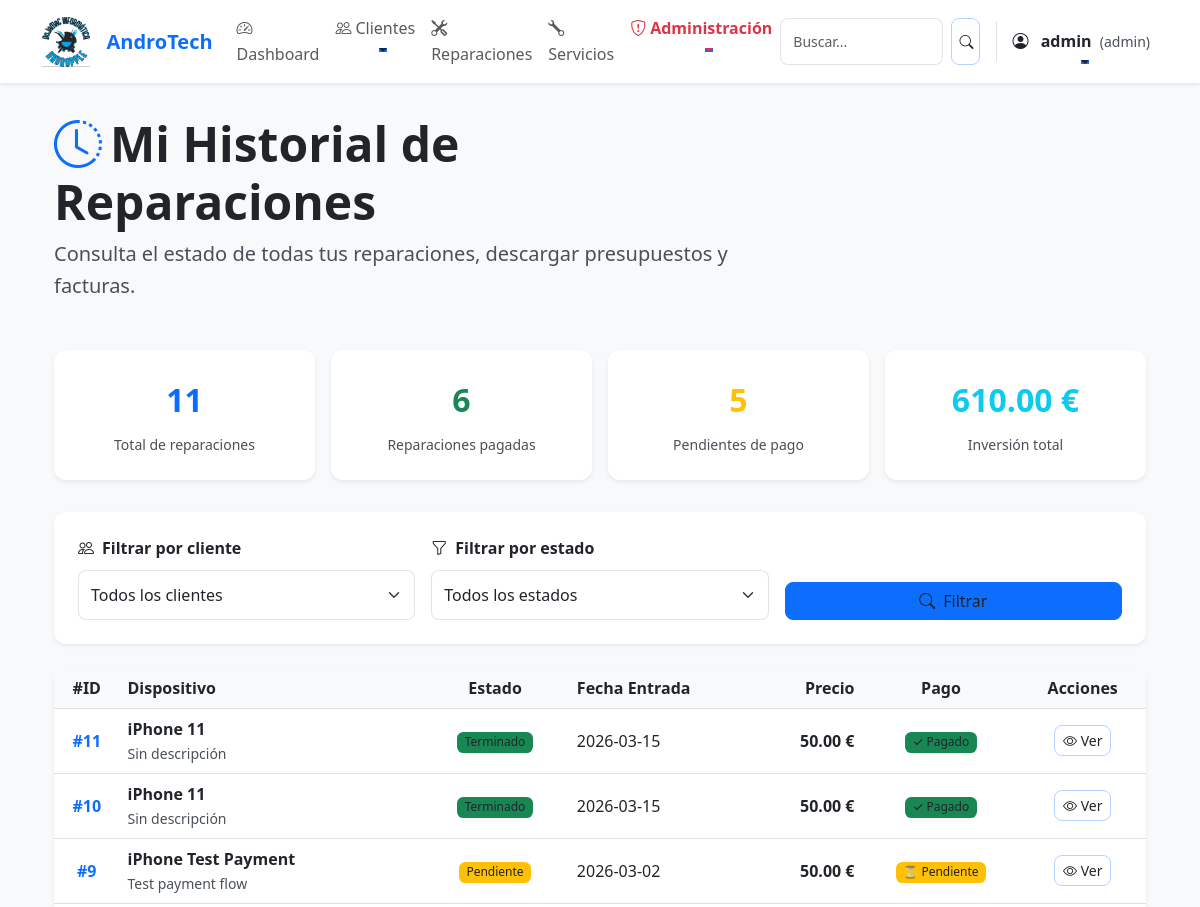
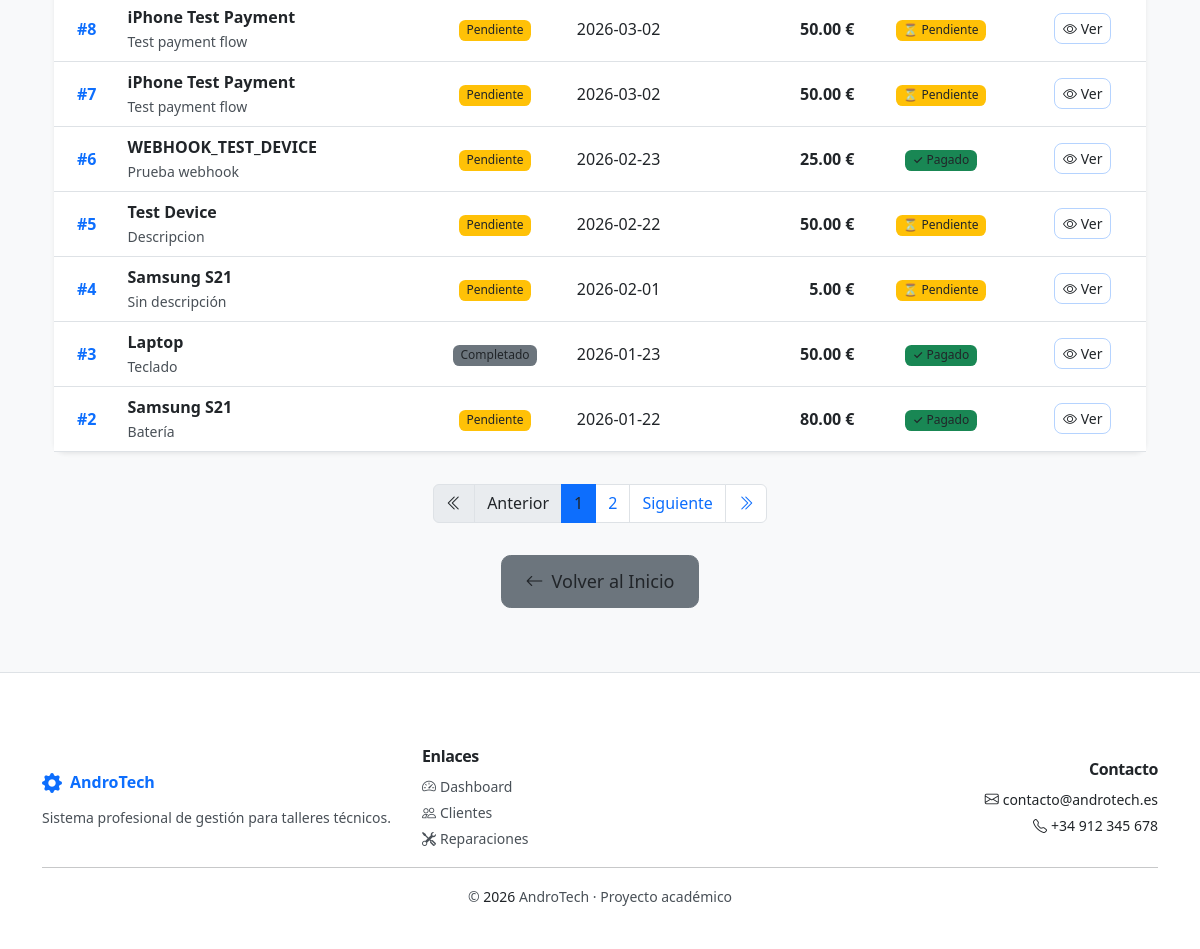
/cliente/historial (signed in), run on an earlier commit of the app's database (2 pictures, top to bottom).
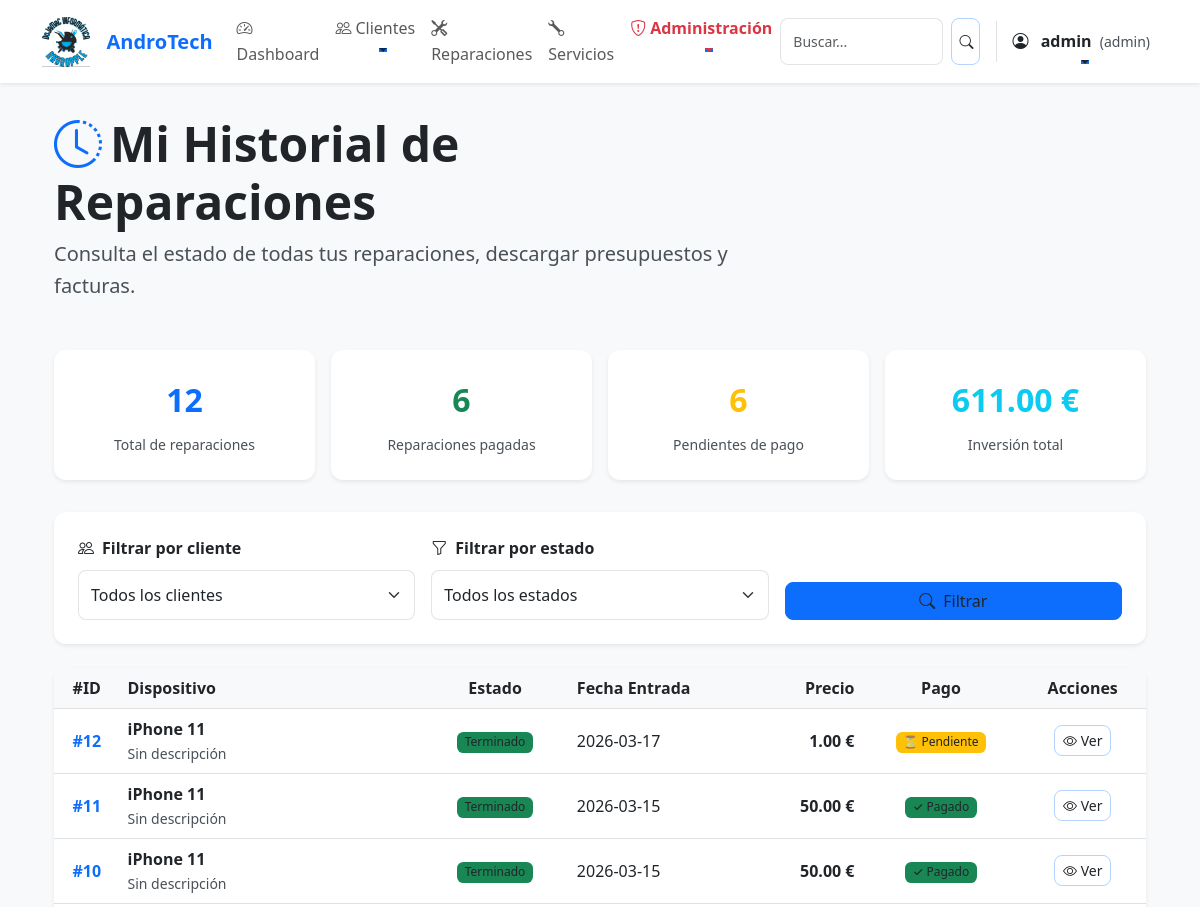
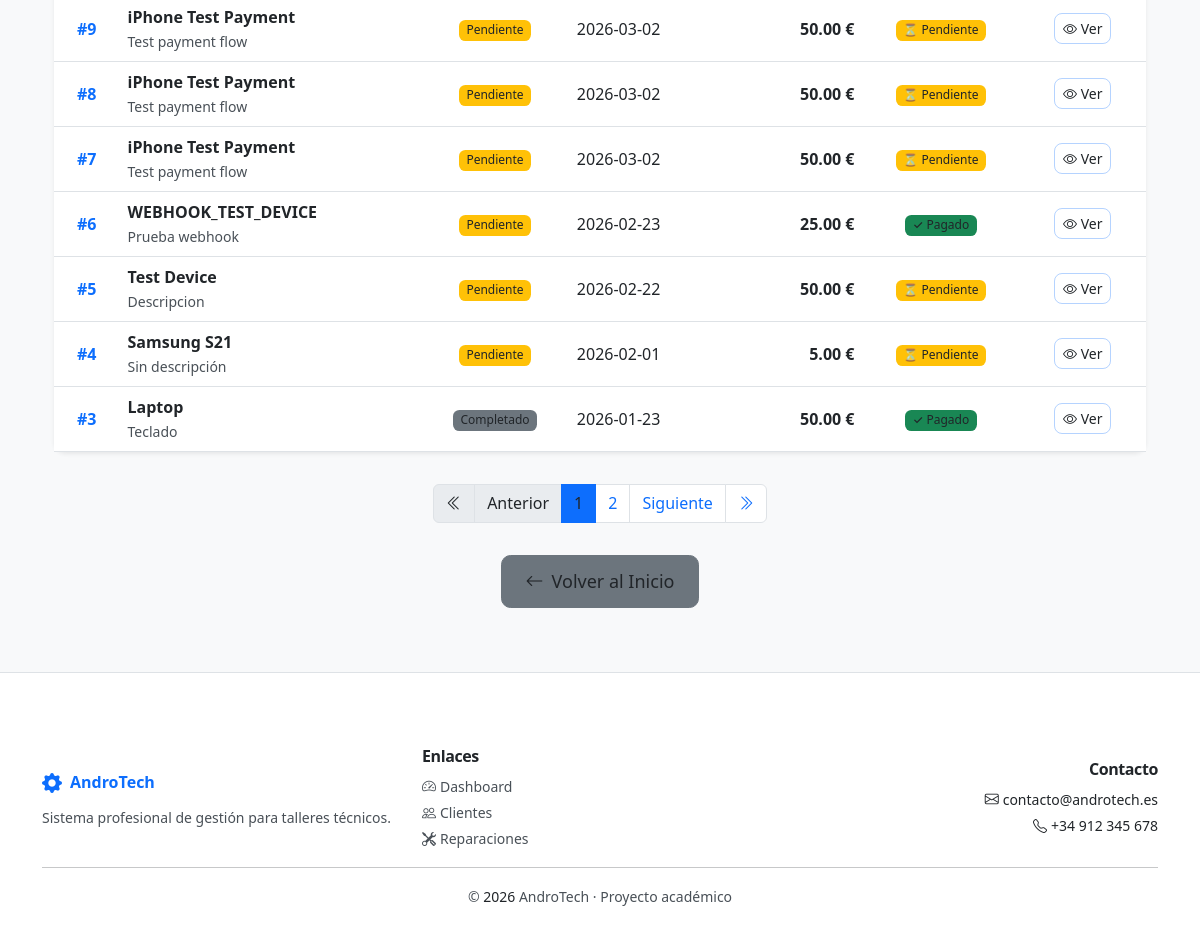
And on a later commit of the database (2 pictures, top to bottom).
### tables this page shows
CREATE TABLE reparaciones (
    id INTEGER PRIMARY KEY AUTOINCREMENT,
    cliente_id INTEGER,
    dispositivo TEXT NOT NULL,
    descripcion TEXT,
    estado TEXT DEFAULT 'Pendiente',
    fecha_entrada TEXT,
    fecha_salida TEXT,
    precio REAL,
    tipo_documento TEXT DEFAULT 'presupuesto',
    estado_pago TEXT DEFAULT 'Pendiente',
    fecha_pago TEXT,
    metodo_pago TEXT,
    FOREIGN KEY (cliente_id) REFERENCES clientes(id)
);

### app.py (the view)
@app.route("/cliente/historial")
@role_required('admin')
def historial_cliente():
    conn = get_db()
    total_reparaciones = conn.execute("SELECT COUNT(*) FROM reparaciones").fetchone()[0]
    pagadas = conn.execute("SELECT COUNT(*) FROM reparaciones WHERE estado_pago = 'Pagado'").fetchone()[0]
    pendientes = conn.execute("SELECT COUNT(*) FROM reparaciones WHERE estado_pago != 'Pagado'").fetchone()[0]
    total_invertido = conn.execute("SELECT IFNULL(SUM(precio), 0) FROM reparaciones WHERE precio IS NOT NULL").fetchone()[0]
    promedio_precio = conn.execute("SELECT IFNULL(AVG(precio), 0) FROM reparaciones WHERE precio IS NOT NULL").fetchone()[0]
    total_completadas = conn.execute("SELECT COUNT(*) FROM reparaciones WHERE estado = 'Terminado' OR estado = 'Entregado'").fetchone()[0]
    estado_filtro = request.args.get('estado', '').strip()
    cliente_filtro = request.args.get('cliente_id', '').strip()
    try:
        page = int(request.args.get('page', 1))
        if page < 1:
            page = 1
    except ValueError:
        page = 1
    per_page = 10
    offset = (page - 1) * per_page
    base_sql = "SELECT reparaciones.*, clientes.nombre AS cliente FROM reparaciones LEFT JOIN clientes ON clientes.id = reparaciones.cliente_id"
    where = []
    params = []
    if estado_filtro:
        where.append("reparaciones.estado = ?")
        params.append(estado_filtro)
    if cliente_filtro:
        where.append("reparaciones.cliente_id = ?")
        params.append(cliente_filtro)
    where_clause = (" WHERE " + " AND ".join(where)) if where else ""
    total_count = conn.execute("SELECT COUNT(*) FROM reparaciones" + where_clause, params).fetchone()[0]
    total_pages = (total_count + per_page - 1) // per_page if total_count > 0 else 1
    reparaciones_rows = conn.execute(base_sql + where_clause + " ORDER BY reparaciones.id DESC LIMIT ? OFFSET ?", params + [per_page, offset]).fetchall()
    reparaciones = [dict(r) for r in reparaciones_rows]
    reparaciones_enriquecidas = []
    for r in reparaciones:
        ultima_actualizacion = conn.execute(
            "SELECT fecha_cambio FROM reparaciones_historial WHERE reparacion_id = ? ORDER BY fecha_cambio DESC LIMIT 1",
            (r['id'],)
        ).fetchone()
        r['ultima_actualizacion'] = ultima_actualizacion['fecha_cambio'] if ultima_actualizacion else None
        reparaciones_enriquecidas.append(r)
    estados = conn.execute("SELECT DISTINCT estado FROM reparaciones ORDER BY estado").fetchall()
    clientes = conn.execute("SELECT id, nombre FROM clientes ORDER BY nombre").fetchall()
    conn.close()
    stats = {
        'total_reparaciones': total_reparaciones,
        'pagadas': pagadas,
        'pendientes': pendientes,
        'total_invertido': total_invertido or 0,
        'promedio_precio': promedio_precio or 0,
        'total_completadas': total_completadas,
    }
    return render_template('historial_cliente.html', reparaciones=reparaciones_enriquecidas, stats=stats, estados=estados, clientes=clientes, estado_filtro=estado_filtro, cliente_filtro=cliente_filtro, page=page, total_pages=total_pages)

### templates/historial_cliente.html (shortened to what this page needs)
{% extends "base.html" %}
{% block content %}
<div class="container py-5">
    <div class="row mb-5">
        <div class="col-lg-8">
            <h1 class="display-5 fw-bold mb-2">
                <i class="bi bi-clock-history text-primary me-2"></i>Mi Historial de Reparaciones
            </h1>
            <p class="lead text-muted">Consulta el estado de todas tus reparaciones, descargar presupuestos y facturas.</p>
        </div>
    </div>
    <div class="row g-3 mb-5">
        <div class="col-md-4 col-lg-3">
            <div class="card shadow-sm border-0 h-100">
                <div class="card-body text-center">
                    <div class="fs-2 text-primary fw-bold mb-2">{{ stats.total_reparaciones }}</div>
                    <p class="card-text text-muted small mb-0">Total de reparaciones</p>
                </div>
            </div>
        </div>
        <div class="col-md-4 col-lg-3">
            <div class="card shadow-sm border-0 h-100">
                <div class="card-body text-center">
                    <div class="fs-2 text-success fw-bold mb-2">{{ stats.pagadas }}</div>
                    <p class="card-text text-muted small mb-0">Reparaciones pagadas</p>
                </div>
            </div>
        </div>
        <div class="col-md-4 col-lg-3">
            <div class="card shadow-sm border-0 h-100">
                <div class="card-body text-center">
                    <div class="fs-2 text-warning fw-bold mb-2">{{ stats.pendientes }}</div>
                    <p class="card-text text-muted small mb-0">Pendientes de pago</p>
                </div>
            </div>
        </div>
        <div class="col-md-4 col-lg-3">
            <div class="card shadow-sm border-0 h-100">
                <div class="card-body text-center">
                    <div class="fs-2 text-info fw-bold mb-2">{{ "%.2f"|format(stats.total_invertido) }} €</div>
                    <p class="card-text text-muted small mb-0">Inversión total</p>
                </div>
            </div>
        </div>
    </div>
    <div class="card shadow-sm mb-4 border-0">
        <div class="card-body">
            <form method="GET" class="row g-3 align-items-end">
                <div class="col-md-4">
                    <label for="cliente_id" class="form-label fw-semibold">
                        <i class="bi bi-people me-2"></i>Filtrar por cliente
                    </label>
                    <select id="cliente_id" name="cliente_id" class="form-select">
                        <option value="">Todos los clientes</option>
                    </select>
                </div>
                <div class="col-md-4">
                    <label for="estado" class="form-label fw-semibold">
                        <i class="bi bi-funnel me-2"></i>Filtrar por estado
                    </label>
                    <select id="estado" name="estado" class="form-select">
                        <option value="">Todos los estados</option>
                    </select>
                </div>
                <div class="col-md-4">
                    <button type="submit" class="btn btn-primary w-100">
                        <i class="bi bi-search me-2"></i>Filtrar
                    </button>
                </div>
            </form>
        </div>
    </div>
    {% if not reparaciones %}
    <div class="alert alert-info text-center py-5" role="alert">
        <div class="mb-3">
            <i class="bi bi-inbox" style="font-size: 3rem; color: #0dcaf0;"></i>
        </div>
        <h5 class="alert-heading">No hay reparaciones en tu historial</h5>
        <p class="mb-0">Cuando lleves un dispositivo a reparar, aparecerá aquí el historial completo.</p>
    </div>
    {% else %}
    <div class="card shadow-sm border-0 mb-4">
        <div class="table-responsive">
            <table class="table table-hover mb-0">
                <thead class="table-light">
                    <tr>
                        <th class="text-center">#ID</th>
                        <th>Dispositivo</th>
                        <th class="text-center">Estado</th>
                        <th>Fecha Entrada</th>
                        <th class="text-end">Precio</th>
                        <th class="text-center">Pago</th>
                        <th class="text-center">Acciones</th>
                    </tr>
                </thead>
                <tbody>
                    {% for rep in reparaciones %}
                    <tr class="align-middle">
                        <td class="text-center fw-semibold text-primary">#{{ rep.id }}</td>
                        <td>
                            <div class="fw-semibold">{{ rep.dispositivo }}</div>
                            <small class="text-muted">{{ rep.descripcion[:50] if rep.descripcion else 'Sin descripción' }}</small>
                        </td>
                        <td class="text-center">
                            <span class="badge
                                {% if rep.estado == 'Entregado' %}bg-success
                                {% elif rep.estado == 'Terminado' %}bg-success
                                {% elif rep.estado == 'En proceso' %}bg-primary
                                {% elif rep.estado == 'Pendiente' %}bg-warning text-dark
                                {% else %}bg-secondary{% endif %}
                            ">
                                {{ rep.estado }}
                            </span>
                        </td>
                        <td>
                            {{ rep.fecha_entrada }}
                        </td>
                        <td class="text-end fw-semibold">
                            {% if rep.precio %}
                                {{ "%.2f"|format(rep.precio) }} €
                            {% else %}
                                <span class="text-muted">Pendiente</span>
                            {% endif %}
                        </td>
                        <td class="text-center">
                            {% if rep.estado_pago == 'Pagado' %}
                                <span class="badge bg-success">✓ Pagado</span>
                            {% else %}
                                <span class="badge bg-warning text-dark">⏳ Pendiente</span>
                            {% endif %}
                        </td>
                        <td class="text-center">
                            <button type="button"
                                    class="btn btn-sm btn-outline-primary"
                                    data-bs-toggle="modal"
                                    data-bs-target="#detallesModal{{ rep.id }}">
                                <i class="bi bi-eye"></i> Ver
                            </button>
                        </td>
                    </tr>
                    {% endfor %}
                </tbody>
            </table>
        </div>
    </div>
    {% if total_pages > 1 %}
    <nav aria-label="Paginación" class="mt-5">
        <ul class="pagination justify-content-center">
            {% if page > 1 %}
                <li class="page-item">
                    <a class="page-link" href="?page=1{% if estado_filtro %}&estado={{ estado_filtro }}{% endif %}">
                        <i class="bi bi-chevron-double-left"></i>
                    </a>
                </li>
                <li class="page-item">
                    <a class="page-link" href="?page={{ page-1 }}{% if estado_filtro %}&estado={{ estado_filtro }}{% endif %}">
                        Anterior
                    </a>
                </li>
            {% else %}
                <li class="page-item disabled">
                    <span class="page-link"><i class="bi bi-chevron-double-left"></i></span>
                </li>
                <li class="page-item disabled">
                    <span class="page-link">Anterior</span>
                </li>
            {% endif %}
            {% for i in range(1, total_pages + 1) %}
                {% if i == page %}
                    <li class="page-item active">
                        <span class="page-link">{{ i }}</span>
                    </li>
                {% else %}
                    <li class="page-item">
                        <a class="page-link" href="?page={{ i }}{% if estado_filtro %}&estado={{ estado_filtro }}{% endif %}">{{ i }}</a>
                    </li>
                {% endif %}
            {% endfor %}
            {% if page < total_pages %}
                <li class="page-item">
                    <a class="page-link" href="?page={{ page+1 }}{% if estado_filtro %}&estado={{ estado_filtro }}{% endif %}">
                        Siguiente
                    </a>
                </li>
                <li class="page-item">
                    <a class="page-link" href="?page={{ total_pages }}{% if estado_filtro %}&estado={{ estado_filtro }}{% endif %}">
                        <i class="bi bi-chevron-double-right"></i>
                    </a>
                </li>
            {% endif %}
        </ul>
    </nav>
    {% endif %}
    {% endif %}
    <div class="row mt-5">
        <div class="col-12 text-center">
            <a href="/" class="btn btn-secondary btn-lg">
                <i class="bi bi-arrow-left me-2"></i>Volver al Inicio
            </a>
        </div>
    </div>
</div>
{% endblock %}

What changed in the data, as far as the page shows it:
no longer on this page (row unchanged): reparaciones: id "2", dispositivo "Samsung S21", descripcion "Batería", estado "Pendiente", fecha_entrada "2026-01-22", precio "80.00", estado_pago "✓ Pagado"
added reparaciones: id "12", dispositivo "iPhone 11", descripcion "Sin descripción", estado "Terminado", fecha_entrada "2026-03-17", precio "1.00", estado_pago "⏳ Pendiente"
Also different on the page:
{{ stats.total_reparaciones }}: "11" → "12"
{{ stats.pendientes }}: "5" → "6"
{{ "%.2f"|format(stats.total_invertido) }}: "610.00" → "611.00"
